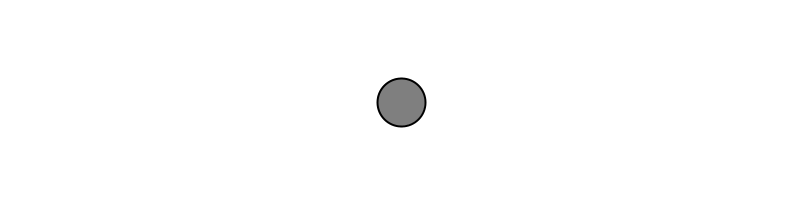
Frame 1 (no input)
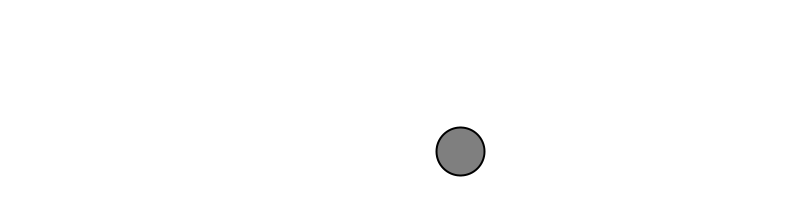
Frame 60 (the mouse pressed at the canvas centre just before this capture)
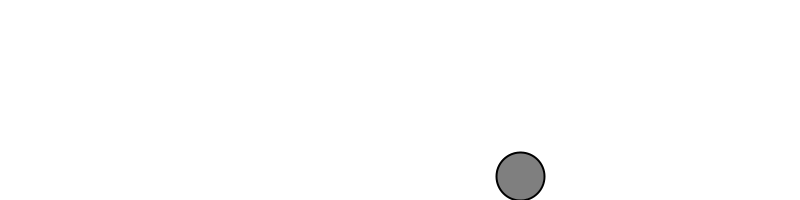
Frame 120 (the mouse held since frame 60 and released just before this capture)

The Processing sketch that drew these frames (run headless with seeded random() and noise(); from frame 60 on, the mouse is pressed at the canvas centre):

// Processing sketch: sketch
// ── sketch.pde
Mover mover;

void settings() {
  size(800, 200);
}
void setup() {
  mover = new Mover();
}
void draw() { 
  background(255);
  mover.update(); 
  mover.checkEdges(); 
  mover.display();
}

// ── Mover.pde
class Mover { 
  PVector location;
  PVector velocity;
  PVector gravity ;
  
  private final int SIZE = 48;
  Mover() {
    location = new PVector(width/2, height/2);
    velocity = new PVector(1, 1);
    gravity = new PVector(0, 1);
  }
  void update() {
    velocity.add(gravity);
    location.add(velocity);
  }
  void display() {
    stroke(0);
    strokeWeight(2);
    fill(127);
    ellipse(location.x, location.y, SIZE, SIZE);
  }
  void checkEdges() {
    if (location.x + SIZE/2 > width){
      location.x = width - SIZE/2;
      velocity.x = velocity.x * -1;
    }else if ((location.y - SIZE/2 < 0)){
      location.y = 0 + SIZE/2;
      velocity.y = velocity.y * -1;
    }else if (location.x - SIZE/2 < 0) {
      location.x = 0 + SIZE/2;
      velocity.x = velocity.x * -1;
    }else if (location.y + SIZE/2 > height){
      location.y = height - SIZE/2;
      velocity.y = velocity.y * -0.9;
    }
  }
}
